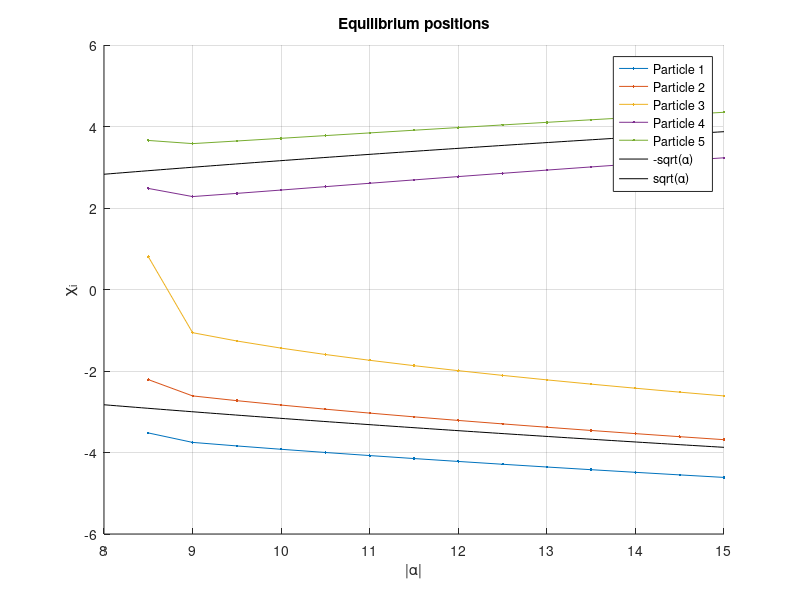

Source code (MATLAB): (Note: this script raises an error after producing the figure.)
clc
clear all
format long

%% Structural Initialization:
FGS  = 1;        % Figure switch
FE  = 1;        % ErrorFinding Figure switch
MS  = 1;        % Method switch: MS = {1, 2, 3} = {Standard MC, Restricted MC, No derivatives}
    % For Option two how many spwees do you want?
    if MS == 2
        SweepCount = 2;
    end

PN  = 5;        % Number of Particles

%% Constants of the calculation:
NoP             = 10;              % Number of points in each trajectory
AlphaJumps      = 0.5;             % Increments in Alpha
AlphaValues     = 8.5:AlphaJumps:15;  % 'Potential barrier' values
iter            = 7 * 10^7;             % Number of MC iterations
R0 = 4;
for k = 1:length(AlphaValues)
    R(k) = R0 / sqrt(AlphaValues(k)); %the time rescaling parameter set to some arbitrary number O(1)
end

Eta = 20;  % Potential fitted value of the dimensionless Coulomb interaction 18.813...
z   = linspace(-1, 1, NoP);     % Imaginary time variable
dz  = z(2) - z(1);              % dt in imaginary time

disp(['Number of Particles:                     ' num2str(PN)])
disp(['dalpha:                                  ' num2str(AlphaJumps)])
disp(['\alpha_min: ' num2str(AlphaValues(1)) ', \alpha_max: ' num2str(AlphaValues(end))])
disp(['Number of points in one trajectory:      ' num2str(NoP)])
disp(['dz:                                      ' num2str(dz)])
disp(['Dimless Coulomb interaction parameter:   ' num2str(Eta)])

%% Calculating the Equilibrium positions

EqPos = [];

for a = 1:length(AlphaValues)
    Potential = @(x) 0.25 * ((x(1)^2 - AlphaValues(a))^2 + (x(2)^2 - AlphaValues(a))^2 + (x(3)^2 - AlphaValues(a))^2 + (x(4)^2 - AlphaValues(a))^2 + (x(5)^2 - AlphaValues(a))^2) + Eta * (1/abs(x(1) - x(2)) + 1/abs(x(1) - x(3)) + 1/abs(x(1) - x(4)) + 1/abs(x(1) - x(5)) + 1/abs(x(2) - x(3)) + 1/abs(x(2) - x(4)) + 1/abs(x(2) - x(5)) + 1/abs(x(3) - x(4)) + 1/abs(x(3) - x(5)) + 1/abs(x(4) - x(5)));
  
    options = optimset('TolFun', 1e-12, 'TolX', 1e-12, 'MaxFunEvals', 10^8, 'MaxIter', 10^8);
    options = optimset('TolFun', 1e-12, 'TolX', 1e-12, 'MaxFunEvals', 10^9, 'MaxIter', 10^9);
    x_start = [-sqrt(a)-2.2 -sqrt(a)-1.2 -sqrt(a)-0.5 sqrt(a)+1 sqrt(a)+2];
    [x0, fval0] = fminsearch(Potential, x_start, options);
    EqPos(:, a) = sort(x0);
    FuncVal = fval0;
end

if FGS
    figure(1)
    clf(figure(1))
    hold on
    title('Equilibrium positions')
    xlabel('|\alpha|')
    ylabel('\chi_i')
    for i = 1:PN
        plot(AlphaValues, EqPos(i, :), '.-', 'DisplayName', ['Particle ' num2str(i)])
    end
    y = linspace(8, max(AlphaValues));
    plot(y, -sqrt(y), 'k', 'DisplayName', '-sqrt(\alpha)')
    plot(y, sqrt(y), 'k', 'DisplayName', 'sqrt(\alpha)')
    legend
    grid on
    hold off
end

disp('Equilibrium positions calculated. --------------------------------------')

%% Caclculate Trajectories -- Simulated Annealing
Exclude = 0;

for stateInd = 1:length(AlphaValues)
    % Simulated temperature & Sigma (variance)
    T_init = 30;
    T = T_init * exp(-(linspace(0,33,iter)));

    sigma = 0.01 * sqrt(T);

    Exclude = 0.0;

    r       = R(stateInd);   % Time scaling parameter
    alpha   = AlphaValues(stateInd); %Specific state's alpha value

    for q = 1:PN
        p_in(q)     = EqPos(q, stateInd);
        p_out(q)    = -EqPos(PN - q + 1, stateInd);
    end

    % Initializing the starting positions & determining the energy shift:
    [Position, Shift]   = InitPos5Particle(PN, NoP, p_in, p_out, Eta, alpha);

    if FGS == 1 && FE == 1
        figure(3)
        clf(figure(3))
        hold on
        title('Initial trajectory')
        xlabel('z')
        ylabel('\chi_i')
        for i = 1:PN
            plot(z, Position(i, :), '.-', 'DisplayName', ['Particle ' num2str(i)])
        end
        yline(0)
        xline(0)
        legend
        grid on
        hold off
    end

    CurrentAction       = ActionCalc(Position, r, alpha, Eta, PN, NoP, z, dz, Shift);

    % Keeping track of the discarded moves & Energy/iteration:
    discarded   = zeros(iter, 1);
    Energy      = zeros(iter, 1);

    disp(["\alpha = " num2str(alpha)])
    disp("E_0 = " + num2str(CurrentAction, 15))
    disp("Shift = " + num2str(Shift))

    %tic
    for i = 1:iter
        if MS == 1
            % Option 1: Basic 5 particle MC/ SA
            pos_new = NewStepStandard(Position, alpha, Eta, PN, NoP, sigma(i), p_in, p_out, z);
        elseif MS == 2
            % Option 2: Restricted Range 5 particle MC/SA
            pos_new = HibridStep5Part(Position, alpha, Eta, PN, NoP, sigma(i), Exclude, p_in, p_out, z);
        elseif MS == 3
            % Option 3: No derivatives on the sides MC
            pos_new = HibridStep5PartEasy(Position, alpha, Eta, PN, NoP, sigma(i), Exclude, p_in, p_out, z);
        end
        E_new   = ActionCalc(pos_new, r, alpha, Eta, PN, NoP, z, dz, Shift);
        E_diff  = CurrentAction - E_new;

        if E_diff > 0
            Position        = pos_new;
            CurrentAction   = E_new;
        elseif rand() <= exp(E_diff/T(i))
            Position        = pos_new;
            CurrentAction   = E_new;
        else
            discarded(i) = i;
        end

        Energy(i) = CurrentAction;

        if FGS
            if rem(i, 20000) == 0
                figure(2)
                clf(figure(2))
                hold on
                x = linspace(-1, 1, NoP/2);
                f = linspace(p_in(3), p_out(3), NoP/2);
                plot(x, f, 'k')  
                plot(z, Position(1, :))
                plot(z, Position(2, :))
                plot(z, Position(3, :))
                plot(z, Position(4, :))
                plot(z, Position(5, :))
                plot(0.01 * 0.25 * (linspace(-6, 6, 100).^2 - alpha).^2 - 1, linspace(-5, 5, 100))
                xlim([-1 1])
                yline([p_in(1) p_in(2) p_in(3) p_in(4) p_in(5)])
                yline([p_out(1) p_out(2) p_out(3) p_out(4) p_out(5)])
                xline([1-Exclude (-1 + Exclude)])
                grid on
                hold off
                disp("iter= " + num2str(i) + "   "+ "E_0= " + num2str(CurrentAction, 10))
            end
        else
            if rem(i, 20000) == 0
                disp("iter= " + num2str(i) + "   "+ "E_0= " + num2str(CurrentAction, 10))
            end
        end

    end
    disp('Done with Primary MC')
   
    if MS == 2
        for sweepInd = 1:SweepCount
            for ParticleInd = 1:5
                iter2 = 5 * 10^6;

                T_init2 = 10^-5;
                T2 = T_init2 * exp(-(linspace(0,35,iter2)));
                sigma2 = 0.05 * sqrt(T2);

                for IterInd2 = 1:iter2
                    pos_new     = OneParticleStep(Position, ParticleInd, sigma2(IterInd2), NoP);
                    E_new       = ActionCalc(pos_new, r, alpha, Eta, PN, NoP, z, dz, Shift);
                    E_diff      = CurrentAction - E_new;

                    if E_diff > 0
                        Position        = pos_new;
                        CurrentAction   = E_new;
                    elseif rand() <= exp(E_diff/(0.2 * T2(IterInd2)))
                        Position        = pos_new;
                        CurrentAction   = E_new;
                    else
                        discarded(end + 1) = IterInd2;
                    end

                    if rem(IterInd2, 20000) == 0 && FGS == 1
                        figure(4)
                        clf(figure(4))
                        hold on
                        plot(z, Position(1, :))
                        plot(z, Position(2, :))
                        plot(z, Position(3, :))
                        plot(z, Position(4, :))
                        plot(z, Position(5, :))
                        plot(0.01 * 0.25 * (linspace(-6, 6, 100).^2 - alpha).^2 - 1, linspace(-5, 5, 100))
                        xlim([-1 1])
                        yline([p_in(1) p_in(2) p_in(3) p_in(4) p_in(5)])
                        yline([p_out(1) p_out(2) p_out(3) p_out(4) p_out(5)])
                        xline([1-Exclude (-1 + Exclude)])
                        grid on
                        hold off
                        disp("iter= " + num2str(IterInd2) + "   "+ "E_0= " + num2str(CurrentAction, 10))
                    end
                end
            end
        end
    end

   % time(stateInd) = toc;

    NameString = ['Traj_5p_' num2str(stateInd)];
    save(NameString, 'Position')

    IterData.NameString                 = NameString;
    IterData.NumberOfParticles          = NoP;
    IterData.AlphaIncrements            = alpha_jumps;
    IterData.AlphaValues                = AlphaValues;
    IterData.CoulombStrength            = Eta;
    IterData.NumberOfPoinsInTrajectory  = Nt;
    IterData.time                       = z;
    IterData.dt                         = dz;
    IterData.EquilibriumPositions       = EqPos;
    IterData.RValues                    = R;
    IterData.Excludedregion             = Exclude;
    IterData.IterationNumber            = iter;
    %IterData.TemperatureValues          = T;
    %IterData.Sigma                      = sigma;
    IterData.EnergySeries               = Energy(1:10:end);
    IterData.EnergyShift                = Shift;
    IterData.OneParticleIteration       = iter2;
    %IterData.OneParticleTemperature     = T1;
    %IterData.AcceptancefactorForTemp    = 0.2;
    %IterData.OneParticleSigma           = sigma2;
    %IterData.DiscardedSteps             = discarded;
    IterData.oneParticelEnergies        = E1(1:10:end);
    IterData.ElapsedTime                = time(end);
    IterData.Trajectories               = Position;
    IterData.Action                     = E1(end);

    save(['TrajectoryData_5p_' num2str(stateInd)], "IterData");
end

